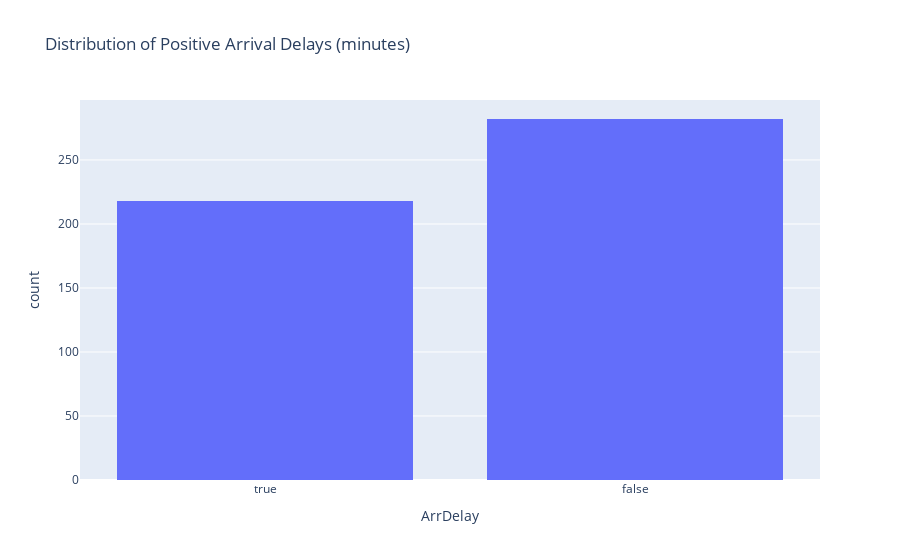

The notebook cell this image was saved under:
### Markdown cell above
**But what if I need to get the distribution of flights that arrived delayed? (ie, Just the positive values)**

### Code cell
fig = px.histogram(data['ArrDelay'] > 0, x='ArrDelay',
                   nbins=50,
                   title='Distribution of Positive Arrival Delays (minutes)')
fig.show()

### Figure 1 — Plotly figure (JSON) as saved in the notebook; plotly's stock layout.template omitted (floating-point values rounded to 4 significant figures; data arrays with more than 128 entries replaced by an {"elided": "..."} marker saying what was removed)
{"data": [{"bingroup": "x", "hovertemplate": "ArrDelay=%{x}<br>count=%{y}<extra></extra>", "legendgroup": "", "marker": {"color": "#636efa", "pattern": {"shape": ""}}, "name": "", "nbinsx": 50, "orientation": "v", "showlegend": false, "type": "histogram", "x": {"elided": "500 bool values"}, "xaxis": "x", "yaxis": "y"}], "layout": {"barmode": "relative", "legend": {"tracegroupgap": 0}, "title": {"text": "Distribution of Positive Arrival Delays (minutes)"}, "xaxis": {"anchor": "y", "domain": [0, 1], "title": {"text": "ArrDelay"}}, "yaxis": {"anchor": "x", "domain": [0, 1], "title": {"text": "count"}}}}
